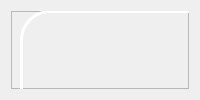
                     <widget class="QWidget" name="new_page">
                      <layout class="QVBoxLayout" name="verticalLayout_20">
                       <item>
                        <widget class="QFrame" name="frame_14">
                         <property name="frameShape">
                          <enum>QFrame::StyledPanel</enum>
                         </property>
                         <property name="frameShadow">
                          <enum>QFrame::Raised</enum>
                         </property>
                         <widget class="QFrame" name="frame_15">
                          <property name="geometry">
                           <rect>
                            <x>9</x>
                            <y>-1</y>
                            <width>871</width>
                            <height>471</height>
                           </rect>
                          </property>
                          <property name="styleSheet">
                           <string notr="true">border-radius: 30px;
border: 3px solid rgb(255, 255, 255);
</string>
                          </property>
                          <property name="frameShape">
                           <enum>QFrame::StyledPanel</enum>
                          </property>
                          <property name="frameShadow">
                           <enum>QFrame::Raised</enum>
                          </property>
                          <widget class="QLineEdit" name="lineEdit_2">
                           <property name="geometry">
                            <rect>
                             <x>170</x>
                             <y>90</y>
                             <width>581</width>
                             <height>31</height>
                            </rect>
                           </property>
                           <property name="styleSheet">
                            <string notr="true">border-radius: none;
border: 1px solid rgb(255, 255, 255);</string>
                           </property>
                           <property name="placeholderText">
                            <string>Vui lòng nhập thông tin</string>
                           </property>
                          </widget>
                          <widget class="QLabel" name="label">
                           <property name="geometry">
                            <rect>
                             <x>330</x>
                             <y>30</y>
                             <width>201</width>
                             <height>31</height>
                            </rect>
                           </property>
                           <property name="styleSheet">
                            <string notr="true">border: none;</string>
                           </property>
                           <property name="text">
                            <string>&lt;html&gt;&lt;head/&gt;&lt;body&gt;&lt;p align=&quot;center&quot;&gt;&lt;span style=&quot; font-size:11pt; font-weight:600;&quot;&gt;CẬP NHẬT THÔNG TIN&lt;/span&gt;&lt;/p&gt;&lt;/body&gt;&lt;/html&gt;</string>
                           </property>
                          </widget>
                          <widget class="QLabel" name="label_7">
                           <property name="geometry">
                            <rect>
                             <x>20</x>
                             <y>90</y>
                             <width>111</width>
                             <height>41</height>
                            </rect>
                           </property>
                           <property name="styleSheet">
                            <string notr="true">border-radius: none;
border: none;</string>
                           </property>
                           <property name="text">
                            <string>&lt;html&gt;&lt;head/&gt;&lt;body&gt;&lt;p&gt;&lt;span style=&quot; font-weight:600;&quot;&gt;Địa chỉ nơi ở :&lt;/span&gt;&lt;/p&gt;&lt;/body&gt;&lt;/html&gt;</string>
                           </property>
                          </widget>
                          <widget class="QLabel" name="label_10">
                           <property name="geometry">
                            <rect>
                             <x>20</x>
                             <y>160</y>
                             <width>111</width>
                             <height>41</height>
                            </rect>
                           </property>
                           <property name="styleSheet">
                            <string notr="true">border-radius: none;
border: none;</string>
                           </property>
                           <property name="text">
                            <string>&lt;html&gt;&lt;head/&gt;&lt;body&gt;&lt;p&gt;&lt;span style=&quot; font-weight:600;&quot;&gt;Số lầu :&lt;/span&gt;&lt;/p&gt;&lt;/body&gt;&lt;/html&gt;</string>
                           </property>
                          </widget>
                          <widget class="QLineEdit" name="lineEdit_3">
                           <property name="geometry">
                            <rect>
                             <x>170</x>
                             <y>160</y>
                             <width>581</width>
                             <height>31</height>
                            </rect>
                           </property>
                           <property name="styleSheet">
                            <string notr="true">border-radius: none;
border: 1px solid rgb(255, 255, 255);</string>
                           </property>
                           <property name="placeholderText">
                            <string>Vui lòng nhập thông tin</string>
                           </property>
                          </widget>
                          <widget class="QLabel" name="label_11">
                           <property name="geometry">
                            <rect>
                             <x>20</x>
                             <y>230</y>
                             <width>111</width>
                             <height>41</height>
                            </rect>
                           </property>
                           <property name="styleSheet">
                            <string notr="true">border-radius: none;
border: none;</string>
                           </property>
                           <property name="text">
                            <string>&lt;html&gt;&lt;head/&gt;&lt;body&gt;&lt;p&gt;&lt;span style=&quot; font-weight:600;&quot;&gt;Số phòng :&lt;/span&gt;&lt;/p&gt;&lt;/body&gt;&lt;/html&gt;</string>
                           </property>
                          </widget>
                          <widget class="QLineEdit" name="lineEdit_4">
                           <property name="geometry">
                            <rect>
                             <x>170</x>
                             <y>230</y>
                             <width>581</width>
                             <height>31</height>
                            </rect>
                           </property>
                           <property name="styleSheet">
                            <string notr="true">border-radius: none;
border: 1px solid rgb(255, 255, 255);</string>
                           </property>
                           <property name="placeholderText">
                            <string>Vui lòng nhập thông tin</string>
                           </property>
                          </widget>
                          <widget class="QLabel" name="label_12">
                           <property name="geometry">
                            <rect>
                             <x>20</x>
                             <y>300</y>
                             <width>131</width>
                             <height>41</height>
                            </rect>
                           </property>
                           <property name="styleSheet">
                            <string notr="true">border-radius: none;
border: none;</string>
                           </property>
                           <property name="text">
                            <string>&lt;html&gt;&lt;head/&gt;&lt;body&gt;&lt;p&gt;&lt;span style=&quot; font-weight:600;&quot;&gt;SĐT BQL nơi ở :&lt;/span&gt;&lt;/p&gt;&lt;/body&gt;&lt;/html&gt;</string>
                           </property>
                          </widget>
                          <widget class="QLineEdit" name="lineEdit_5">
                           <property name="geometry">
                            <rect>
                             <x>170</x>
                             <y>300</y>
                             <width>581</width>
                             <height>31</height>
                            </rect>
                           </property>
                           <property name="styleSheet">
                            <string notr="true">border-radius: none;
border: 1px solid rgb(255, 255, 255);</string>
                           </property>
                           <property name="placeholderText">
                            <string>Vui lòng nhập thông tin</string>
                           </property>
                          </widget>
                          <widget class="QPushButton" name="saveButton">
                           <property name="geometry">
                            <rect>
                             <x>720</x>
                             <y>370</y>
                             <width>61</width>
                             <height>41</height>
                            </rect>
                           </property>
                           <property name="cursor">
                            <cursorShape>PointingHandCursor</cursorShape>
                           </property>
                           <property name="mouseTracking">
                            <bool>false</bool>
                           </property>
                           <property name="acceptDrops">
                            <bool>false</bool>
                           </property>
                           <property name="styleSheet">
                            <string notr="true">border-radius: none;
border: none;
image: url(:/images/images/images/save.png);</string>
                           </property>
                           <property name="text">
                            <string/>
                           </property>
                          </widget>
                          <widget class="QLabel" name="label_13">
                           <property name="geometry">
                            <rect>
                             <x>720</x>
                             <y>410</y>
                             <width>61</width>
                             <height>21</height>
                            </rect>
                           </property>
                           <property name="styleSheet">
                            <string notr="true">border-radius: NONE;
border: NONE;</string>
                           </property>
                           <property name="text">
                            <string>&lt;html&gt;&lt;head/&gt;&lt;body&gt;&lt;p align=&quot;center&quot;&gt;&lt;span style=&quot; font-weight:600; color:#ffffff;&quot;&gt;Save&lt;/span&gt;&lt;/p&gt;&lt;/body&gt;&lt;/html&gt;</string>
                           </property>
                          </widget>
                          <widget class="QLabel" name="label_14">
                           <property name="geometry">
                            <rect>
                             <x>70</x>
                             <y>420</y>
                             <width>441</width>
                             <height>31</height>
                            </rect>
                           </property>
                           <property name="styleSheet">
                            <string notr="true">border-radius: none;
border: none;</string>
                           </property>
                           <property name="text">
                            <string>&lt;html&gt;&lt;head/&gt;&lt;body&gt;&lt;p&gt;&lt;span style=&quot; font-size:9pt; font-style:italic; color:#ffffff;&quot;&gt;Thông tin chính xác sẽ giúp công tác cứu hộ nhanh chóng hơn đấy!&lt;/span&gt;&lt;/p&gt;&lt;/body&gt;&lt;/html&gt;</string>
                           </property>
                          </widget>
                          <widget class="QLabel" name="label_15">
                           <property name="geometry">
                            <rect>
                             <x>20</x>
                             <y>400</y>
                             <width>61</width>
                             <height>41</height>
                            </rect>
                           </property>
                           <property name="styleSheet">
                            <string notr="true">border-radius: none;
border: none;
image: url(:/images/images/images/bongden.png);</string>
                           </property>
                           <property name="text">
                            <string/>
                           </property>
                          </widget>
                          <widget class="QLabel" name="label_16">
                           <property name="geometry">
                            <rect>
                             <x>260</x>
                             <y>350</y>
                             <width>351</width>
                             <height>51</height>
                            </rect>
                           </property>
                           <property name="styleSheet">
                            <string notr="true">border-radius: none;
border: none;</string>
                           </property>
                           <property name="text">
                            <string>&lt;html&gt;&lt;head/&gt;&lt;body&gt;&lt;p align=&quot;center&quot;&gt;&lt;span style=&quot; font-size:9pt; font-style:italic; color:#55ff7f;&quot;&gt;Quá trình cập nhật thông tin hoàn tất!&lt;/span&gt;&lt;/p&gt;&lt;p align=&quot;center&quot;&gt;&lt;span style=&quot; font-size:9pt; font-style:italic; color:#55ff7f;&quot;&gt;Chúc bạn một ngày tốt lành!&lt;/span&gt;&lt;/p&gt;&lt;/body&gt;&lt;/html&gt;</string>
                           </property>
                          </widget>
                         </widget>
                        </widget>
                       </item>
                      </layout>
                     </widget>
